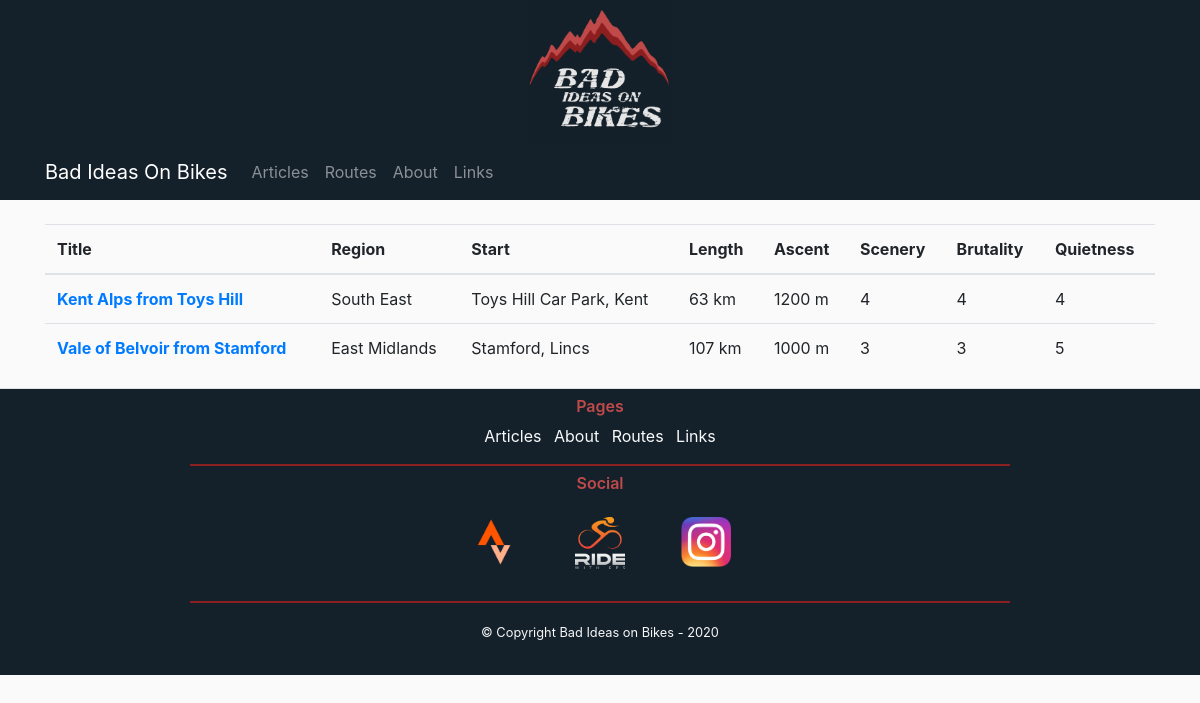
Page /routes on the earlier database version.
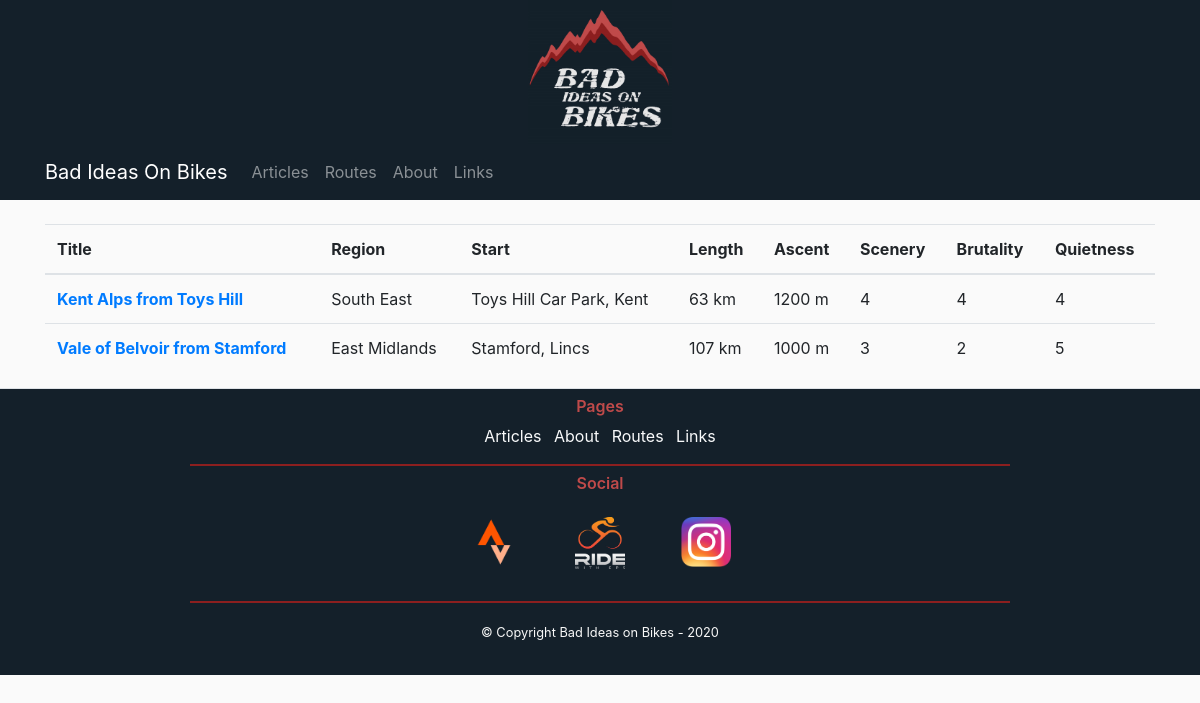
Same page on the later database version.
### flaskbiob/models.py (models this page shows)
class Routes(db.Model):
    id = db.Column(db.Integer, primary_key=True)
    title = db.Column(db.String(100), nullable=False)
    region = db.Column(db.String(100), nullable=False)
    starting_location = db.Column(db.String(100), nullable=False)
    starting_coordinates = db.Column(db.String(100), nullable=False)
    length = db.Column(db.Integer, nullable=False)
    ascent = db.Column(db.Integer, nullable=False)
    scenery = db.Column(db.Integer, nullable=False)
    brutality = db.Column(db.Integer, nullable=False)
    quietness = db.Column(db.Integer, nullable=False)
    description = db.Column(db.Text, nullable=False)
    link = db.Column(db.String(100), nullable=False)
    post = db.Column(db.Integer, db.ForeignKey("posts.id"), nullable=True)
    user = db.Column(db.Integer, db.ForeignKey("users.id"), nullable=False)

### flaskbiob/routes/routes.py (the view)
@routes.route("/routes")
def routesPage():
    my_routes = Routes.query.all()
    for route in my_routes:
        print(route.title)
    return render_template("Routes.html", my_routes=my_routes)

### flaskbiob/templates/Routes.html
{% extends "BASE.html" %}
{% block content %}
    <div class="row">
        <div class="col-md-12">
            <table class="table">
                <thead>
                    <tr>
                        <th scope="col">Title</th>
                        <th scope="col">Region</th>
                        <th scope="col">Start</th>
                        <th scope="col">Length</th>
                        <th scope="col">Ascent</th>
                        <th scope="col">Scenery</th>
                        <th scope="col">Brutality</th>
                        <th scope="col">Quietness</th>
                    </tr>
                </thead>
                <tbody>
                {% for route in my_routes %}
                    <tr>
                        <th scope="row"><a href="{{ url_for('posts.postPage', post_id=route.post) }}">{{ route.title }}</a></th>
                        <td>{{ route.region }}</td>
                        <td>{{ route.starting_location }}</td>
                        <td>{{ route.length }} km</td>
                        <td>{{ route.ascent }} m</td>
                        <td>{{ route.scenery }}</td>
                        <td>{{ route.brutality }}</td>
                        <td>{{ route.quietness }}</td>
                    </tr>
                {% endfor %}
                </tbody>
            </table>
        </div>
    </div>
{% endblock content %}

### flaskbiob/templates/BASE.html (shortened to what this page needs)
<!DOCTYPE html>
<html lang="en">
<head>
    <link rel="stylesheet" href="https://stackpath.bootstrapcdn.com/bootstrap/4.5.2/css/bootstrap.min.css">
    <link rel="stylesheet" type="text/css" href="{{ url_for('static', filename='main.css') }}">
</head>
    <body>
    <div class="banner-top"><img src="{{ url_for('static', filename='BIOB_Dark_Square_SM.jpg') }}" class="mx-auto d-block img-fluid"></div>
    <nav class="navbar navbar-expand-lg sticky-top navbar-dark bg-custom mb-4">
        <div class="container">
              <a class="navbar-brand" href="{{ url_for('main.homePage') }}">Bad Ideas On Bikes</a>
              <div class="collapse navbar-collapse" id="navbarNav">
                <ul class="navbar-nav">
                  <li class="nav-item {% if request.endpoint == 'main.homePage' %} active {% endif %}">
                    <a class="nav-link" href="{{ url_for('main.homePage') }}">Articles <span class="sr-only">(current)</span></a>
                  </li>
                    <li class="nav-item {% if request.endpoint == 'main.routesPage' %} active {% endif %}">
                    <a class="nav-link" href="{{ url_for('routes.routesPage') }}">Routes</a>
                  </li>
                  <li class="nav-item {% if request.endpoint == 'main.aboutPage' %} active {% endif %}">
                    <a class="nav-link" href="{{ url_for('main.aboutPage') }}">About</a>
                  </li>
                  <li class="nav-item {% if request.endpoint == 'main.linkPage' %} active {% endif %}">
                    <a class="nav-link" href="#">Links</a>
                  </li>
                </ul>
              </div>
        </div>
    </nav>
    <div class="container">
            {% block content %}
            {% endblock content %}
    </div>
        <div class="row">
            <div class="container-fluid border-top" id="footer">
                <div class="row footer-links text-center mt-2">
                    <div class="col-md-2"></div>
                    <div class="col-md-8 border-bottom bdrbottom pb-3">
                        <h6 class="text-center">Pages</h6>
                        <a class="text-light text-decoration-none mr-2" href="{{ url_for('main.homePage') }}">Articles</a>
                        <a class="text-light text-decoration-none mr-2" href="{{ url_for('main.aboutPage') }}">About</a>
                        <a class="text-light text-decoration-none mr-2" href="">Routes</a>
                        <a class="text-light" href="">Links</a>
                    </div>
                    <div class="col-md-2"></div>
                </div>
                <div class="row mt-2">
                    <div class="col-md-2"></div>
                    <div class="col-md-8 border-bottom bdrbottom pb-3">
                        <div><h6 class="text-center">Social</h6></div>
                        <div class="d-flex justify-content-center">
                            <a href="" class="image-link-gs mr-4"><img src="{{ url_for('static', filename='icons/strava.png') }}" class="button-icon m-3"></a>
                            <a href="" class="image-link-gs mr-4"><img src="{{ url_for('static', filename='icons/RWGPS.png') }}" class="button-icon m-3"></a>
                            <a href="" class="image-link-gs"><img src="{{ url_for('static', filename='icons/small_instagram.png') }}" class="button-icon m-3"></a>
                        </div>
                    </div>
                    <div class="col-md-2"></div>
                </div>
                <div class="row">
                    <div class="col-12 p-3">
                        <p class="footer-text text-center copyright"><small>© Copyright Bad Ideas on Bikes - 2020</small></p>
                    </div>
                </div>
            </div>
        </div>
    </body>
</html>

### flaskbiob/static/main.css (style rules this page uses)
body { background: #fafafa; color: #333333; }
h1, h2, h3, h4, h5, h6 { color: #444444; }
.bg-custom { background-color: #14202a; }
#footer { background-color: #14202a; }
.footer-text { color: #f7f7f7; }
.button-icon { max-width: 50px; }
#footer h6 { color: #BF4A4A; font-weight: 600; }
.bdrbottom { border-width:2px !important; border-color: #8c1f1f !important; }
.banner-top { background-color: #14202a; }
.banner-top img { max-width: 12%; min-width: 10%; height: auto; }

Differences in the rows shown:
changed Routes "Vale of Belvoir from Stamford": brutality "3" → "2"
